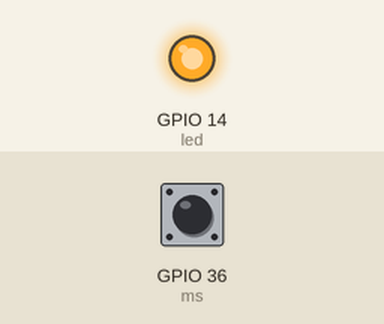
This program was run on a simulated ESP32 board running MicroPython. Shown: output pins drawn as LEDs (lit = HIGH). The inputs (shaded band) are chosen by the test bench; at power-on: GPIO 36 (ms) HIGH. What the program prints to the serial console is not drawn.

Above: at 0.3 s.
Timing chart, 0 to 1.8 s (numbered marks = the images above):
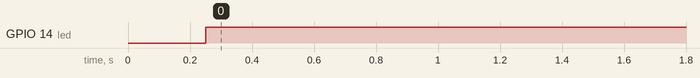

The program:

motion_sensor_example.py
```python
import machine
import time

# abbreviating 'motion sensor' to 'ms'
MS_PIN = 36 # any pin that can work as input with a pull-up resistor
LED_PIN = 14

ms = machine.Pin(MS_PIN, machine.Pin.IN, machine.Pin.PULL_UP)
led = machine.Pin(LED_PIN, machine.Pin.OUT)

msCounter = 0 # global variables must be defined before used in a function

# using the same debouncing process for buttons, on the motion sensor,
# allows for better control over how often the motion sensor
# can be triggered
def th(timer):
    global msCounter
    if msCounter == 0:
        msCounter += 1

timer = machine.Timer(-1)
# period is in milliseconds, controls how often motion sensor can register
timer.init(period=250, mode=machine.Timer.PERIODIC, callback=th)

def exampleFunction():
    print("Hello World!")
    # turns LED on for 0.5 seconds
    led.on()
    time.sleep(0.5)
    led.off()

while True:
    # if motion is detected, the example function will execute
    if msCounter > 0:
        if ms.value() == 1:
            exampleFunction()
```

Measured:
- by itself, GPIO 14 (led): LOW → HIGH at 0.25 s
